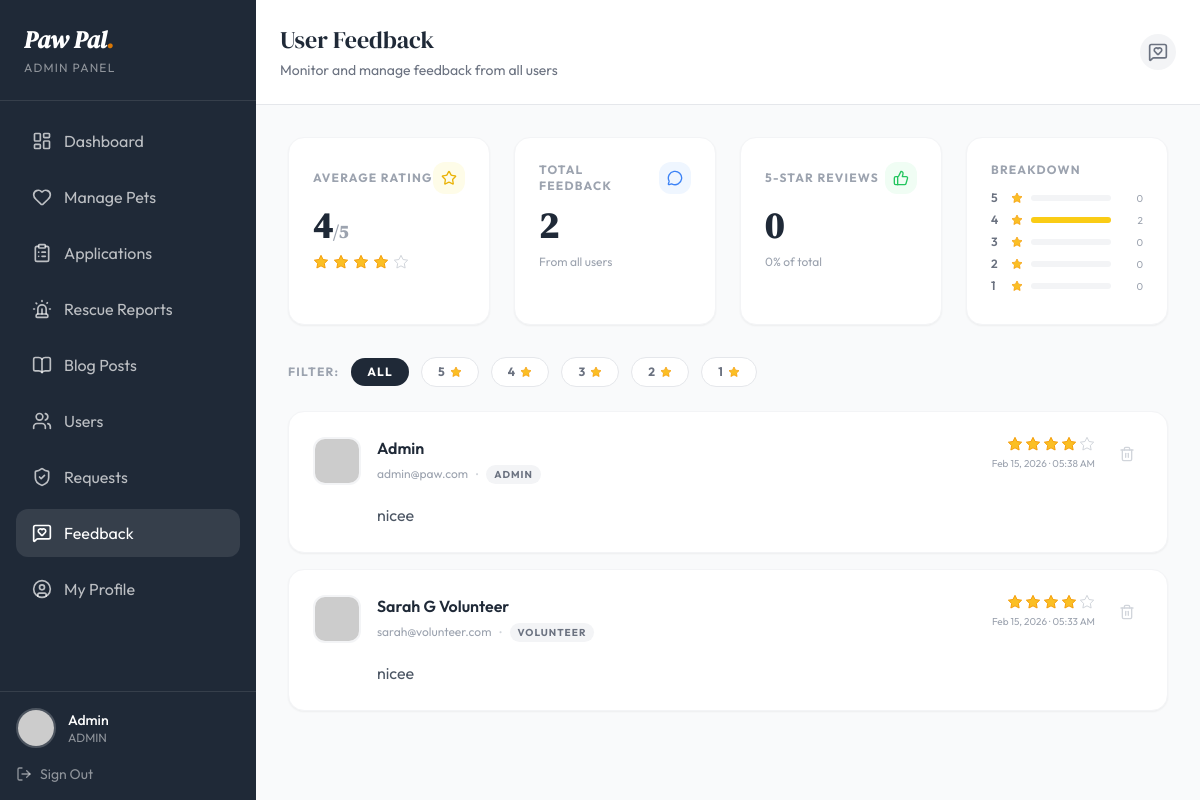
/admin/feedback.php (signed in), run on the app's committed database.
### tables this page shows
CREATE TABLE `feedback` (
  `id` int(11) NOT NULL,
  `user_id` int(11) NOT NULL,
  `rating` int(11) DEFAULT NULL CHECK (`rating` >= 1 and `rating` <= 5),
  `message` text DEFAULT NULL,
  `created_at` timestamp NOT NULL DEFAULT current_timestamp()
);

CREATE TABLE `users` (
  `id` int(11) NOT NULL,
  `username` varchar(50) NOT NULL,
  `email` varchar(100) NOT NULL,
  `password` varchar(255) NOT NULL,
  `phone` varchar(20) DEFAULT NULL,
  `address` text DEFAULT NULL,
  `role` enum('user','admin','volunteer','rescuer','organization') DEFAULT 'user',
  `is_verified` tinyint(1) DEFAULT 0,
  `created_at` timestamp NOT NULL DEFAULT current_timestamp(),
  `gender` varchar(20) DEFAULT NULL,
  `dob` date DEFAULT NULL,
  `profile_image` varchar(255) DEFAULT NULL,
  `lives_saved` int(11) DEFAULT 0,
  `organization_type` enum('Individual','Charity','Organization','Trust') DEFAULT NULL,
  `organization_name` varchar(150) DEFAULT NULL
);

### admin/feedback.php (the view, shortened to what this page needs)
<?php
include '../config.php';
$filterRating = isset($_GET['rating']) ? (int) $_GET['rating'] : 0;
$sql = "SELECT f.*, u.username, u.email, u.profile_image, u.role
        FROM feedback f
        JOIN users u ON f.user_id = u.id";
$sql .= " ORDER BY f.created_at DESC";
$feedbacks = $conn->query($sql);
$statsResult = $conn->query("SELECT COUNT(*) as total, AVG(rating) as avg_rating,
    SUM(CASE WHEN rating = 5 THEN 1 ELSE 0 END) as five_star,
    SUM(CASE WHEN rating = 4 THEN 1 ELSE 0 END) as four_star,
    SUM(CASE WHEN rating = 3 THEN 1 ELSE 0 END) as three_star,
    SUM(CASE WHEN rating = 2 THEN 1 ELSE 0 END) as two_star,
    SUM(CASE WHEN rating = 1 THEN 1 ELSE 0 END) as one_star
    FROM feedback");
$stats = $statsResult->fetch_assoc();
$totalFeedbacks = (int) $stats['total'];
$avgRating = $totalFeedbacks > 0 ? round($stats['avg_rating'], 1) : 0;
?>
<!DOCTYPE html>
<html lang="en">
<head>
    <script src="https://cdn.tailwindcss.com"></script>
</head>
<body class="bg-gray-50 flex h-screen overflow-hidden font-sans">
    <?php include 'includes/sidebar.php'; ?>
    <div class="flex-1 flex flex-col overflow-hidden">
        <header class="bg-white border-b border-gray-200 p-6 flex justify-between items-center">
            <div>
                <h2 class="text-2xl font-serif text-paw-dark">User Feedback</h2>
                <p class="text-sm text-paw-gray mt-1">Monitor and manage feedback from all users</p>
            </div>
            <div class="flex items-center gap-4">
                <div class="bg-gray-100 p-2 rounded-full">
                    <i data-lucide="message-square-heart" class="w-5 h-5 text-gray-500"></i>
                </div>
            </div>
        </header>
        <main class="flex-1 overflow-y-auto p-8">
            <div class="grid grid-cols-1 md:grid-cols-4 gap-6 mb-8">
                <div class="bg-white rounded-2xl p-6 border border-gray-100 shadow-sm">
                    <div class="flex items-center justify-between mb-3">
                        <p class="text-xs font-bold uppercase tracking-widest text-gray-400">Average Rating</p>
                        <div class="p-2 bg-yellow-50 rounded-xl">
                            <i data-lucide="star" class="w-4 h-4 text-yellow-500"></i>
                        </div>
                    </div>
                    <p class="font-serif text-4xl font-bold text-paw-dark">
                        <?php echo $avgRating; ?><span class="text-lg text-gray-400">/5</span>
                    </p>
                    <div class="flex gap-1 mt-2">
                        <?php for ($i = 1; $i <= 5; $i++): ?>
                            <svg class="w-4 h-4" viewBox="0 0 24 24"
                                fill="<?php echo $i <= round($avgRating) ? '#FBBF24' : 'none'; ?>"
                                stroke="<?php echo $i <= round($avgRating) ? '#F59E0B' : '#D1D5DB'; ?>" stroke-width="1.5">
                                <polygon
                                    points="12 2 15.09 8.26 22 9.27 17 14.14 18.18 21.02 12 17.77 5.82 21.02 7 14.14 2 9.27 8.91 8.26 12 2" />
                            </svg>
                        <?php endfor; ?>
                    </div>
                </div>
                <div class="bg-white rounded-2xl p-6 border border-gray-100 shadow-sm">
                    <div class="flex items-center justify-between mb-3">
                        <p class="text-xs font-bold uppercase tracking-widest text-gray-400">Total Feedback</p>
                        <div class="p-2 bg-blue-50 rounded-xl">
                            <i data-lucide="message-circle" class="w-4 h-4 text-blue-500"></i>
                        </div>
                    </div>
                    <p class="font-serif text-4xl font-bold text-paw-dark">
                        <?php echo $totalFeedbacks; ?>
                    </p>
                    <p class="text-xs text-gray-400 mt-2">From all users</p>
                </div>
                <div class="bg-white rounded-2xl p-6 border border-gray-100 shadow-sm">
                    <div class="flex items-center justify-between mb-3">
                        <p class="text-xs font-bold uppercase tracking-widest text-gray-400">5-Star Reviews</p>
                        <div class="p-2 bg-green-50 rounded-xl">
                            <i data-lucide="thumbs-up" class="w-4 h-4 text-green-500"></i>
                        </div>
                    </div>
                    <p class="font-serif text-4xl font-bold text-paw-dark">
                        <?php echo (int) $stats['five_star']; ?>
                    </p>
                    <p class="text-xs text-gray-400 mt-2">
                        <?php echo $totalFeedbacks > 0 ? round(((int) $stats['five_star'] / $totalFeedbacks) * 100) : 0; ?>%
                        of total
                    </p>
                </div>
                <div class="bg-white rounded-2xl p-6 border border-gray-100 shadow-sm">
                    <p class="text-xs font-bold uppercase tracking-widest text-gray-400 mb-3">Breakdown</p>
                    <?php
                    $starCounts = [5 => (int) $stats['five_star'], 4 => (int) $stats['four_star'], 3 => (int) $stats['three_star'], 2 => (int) $stats['two_star'], 1 => (int) $stats['one_star']];
                    foreach ($starCounts as $star => $count):
                        $pct = $totalFeedbacks > 0 ? round(($count / $totalFeedbacks) * 100) : 0;
                        ?>
                        <div class="flex items-center gap-2 mb-1.5">
                            <span class="text-xs font-semibold w-3 text-gray-500">
                                <?php echo $star; ?>
                            </span>
                            <svg class="w-3 h-3 flex-shrink-0" viewBox="0 0 24 24" fill="#FBBF24" stroke="#F59E0B"
                                stroke-width="1.5">
                                <polygon
                                    points="12 2 15.09 8.26 22 9.27 17 14.14 18.18 21.02 12 17.77 5.82 21.02 7 14.14 2 9.27 8.91 8.26 12 2" />
                            </svg>
                            <div class="flex-1 bg-gray-100 rounded-full h-1.5">
                                <div class="bg-yellow-400 h-1.5 rounded-full" style="width: <?php echo $pct; ?>%"></div>
                            </div>
                            <span class="text-[10px] text-gray-400 w-6 text-right">
                                <?php echo $count; ?>
                            </span>
                        </div>
                    <?php endforeach; ?>
                </div>
            </div>
            <div class="flex flex-wrap items-center gap-3 mb-6">
                <span class="text-xs font-bold uppercase tracking-widest text-gray-400">Filter:</span>
                <a href="feedback.php"
                    class="px-4 py-1.5 rounded-full text-xs font-bold uppercase tracking-widest transition-all <?php echo $filterRating === 0 ? 'bg-paw-dark text-white' : 'bg-white text-gray-500 hover:bg-gray-100 border border-gray-200'; ?>">
                    All
                </a>
                <?php for ($i = 5; $i >= 1; $i--): ?>
                    <a href="feedback.php?rating=<?php echo $i; ?>"
                        class="px-4 py-1.5 rounded-full text-xs font-bold uppercase tracking-widest transition-all flex items-center gap-1 <?php echo $filterRating === $i ? 'bg-paw-dark text-white' : 'bg-white text-gray-500 hover:bg-gray-100 border border-gray-200'; ?>">
                        <?php echo $i; ?>
                        <svg class="w-3 h-3" viewBox="0 0 24 24"
                            fill="<?php echo $filterRating === $i ? '#FFF' : '#FBBF24'; ?>"
                            stroke="<?php echo $filterRating === $i ? '#FFF' : '#F59E0B'; ?>" stroke-width="1.5">
                            <polygon
                                points="12 2 15.09 8.26 22 9.27 17 14.14 18.18 21.02 12 17.77 5.82 21.02 7 14.14 2 9.27 8.91 8.26 12 2" />
                        </svg>
                    </a>
                <?php endfor; ?>
            </div>
            <?php if ($feedbacks && $feedbacks->num_rows > 0): ?>
                <div class="space-y-4">
                    <?php while ($fb = $feedbacks->fetch_assoc()): ?>
                        <div
                            class="bg-white rounded-2xl p-6 border border-gray-100 shadow-sm hover:shadow-md transition-shadow">
                            <div class="flex items-start justify-between">
                                <div class="flex items-center gap-4">
                                    <div class="w-12 h-12 rounded-xl overflow-hidden border-2 border-gray-100 flex-shrink-0">
                                        <img src="<?php
                                        $avatarSrc = 'https://api.dicebear.com/9.x/toon-head/svg?seed=' . urlencode($fb['username']);
                                        if (!empty($fb['profile_image'])) {
                                            if (strpos($fb['profile_image'], 'http') === 0) {
                                                $avatarSrc = $fb['profile_image'];
                                            } else {
                                                if (file_exists('../uploads/users/' . $fb['profile_image'])) {
                                                    $avatarSrc = '../uploads/users/' . rawurlencode($fb['profile_image']);
                                                }
                                            }
                                        }
                                        echo $avatarSrc;
                                        ?>" class="w-full h-full object-cover"
                                            alt="<?php echo htmlspecialchars($fb['username']); ?>">
                                    </div>
                                    <div>
                                        <h4 class="font-semibold text-paw-dark">
                                            <?php echo htmlspecialchars($fb['username']); ?>
                                        </h4>
                                        <div class="flex items-center gap-2 mt-0.5">
                                            <span class="text-xs text-gray-400">
                                                <?php echo htmlspecialchars($fb['email']); ?>
                                            </span>
                                            <span class="text-gray-300">·</span>
                                            <span
                                                class="inline-block px-2 py-0.5 rounded-full text-[10px] font-bold uppercase tracking-widest bg-gray-100 text-gray-500">
                                                <?php echo ucfirst($fb['role']); ?>
                                            </span>
                                        </div>
                                    </div>
                                </div>
                                <div class="flex items-center gap-4">
                                    <div class="text-right">
                                        <div class="flex gap-0.5 justify-end">
                                            <?php for ($s = 1; $s <= 5; $s++): ?>
                                                <svg class="w-4 h-4" viewBox="0 0 24 24"
                                                    fill="<?php echo $s <= $fb['rating'] ? '#FBBF24' : 'none'; ?>"
                                                    stroke="<?php echo $s <= $fb['rating'] ? '#F59E0B' : '#D1D5DB'; ?>"
                                                    stroke-width="1.5">
                                                    <polygon
                                                        points="12 2 15.09 8.26 22 9.27 17 14.14 18.18 21.02 12 17.77 5.82 21.02 7 14.14 2 9.27 8.91 8.26 12 2" />
                                                </svg>
                                            <?php endfor; ?>
                                        </div>
                                        <p class="text-[10px] text-gray-400 mt-1">
                                            <?php echo date('M d, Y · h:i A', strtotime($fb['created_at'])); ?>
                                        </p>
                                    </div>
                                    <a href="feedback.php?delete=<?php echo $fb['id']; ?>"
                                        onclick="return confirm('Delete this feedback?')"
                                        class="p-2 text-gray-300 hover:text-red-500 hover:bg-red-50 rounded-lg transition-colors">
                                        <i data-lucide="trash-2" class="w-4 h-4"></i>
                                    </a>
                                </div>
                            </div>
                            <div class="mt-4 pl-16">
                                <p class="text-gray-600 leading-relaxed">
                                    <?php echo nl2br(htmlspecialchars($fb['message'])); ?>
                                </p>
                            </div>
                        </div>
                    <?php endwhile; ?>
                </div>
            <?php endif; ?>
        </main>
    </div>
</body>
</html>

### data on the page
feedback: user.username "Admin", user.email "admin@paw.com", user.role "ADMIN", created_at "Feb 15, 2026 · 05:38 AM", message "nicee"
feedback: user.username "Sarah G Volunteer", user.email "sarah@volunteer.com", user.role "VOLUNTEER", created_at "Feb 15, 2026 · 05:33 AM", message "nicee"

### other printed values
$_SESSION['username'] "Admin"
$avgRating "4"
$totalFeedbacks "2"
$stats['five_star'] "0"
$star "5"
$count "0"
$star "4"
$count "2"
$star "3"
$star "2"
$star "1"
